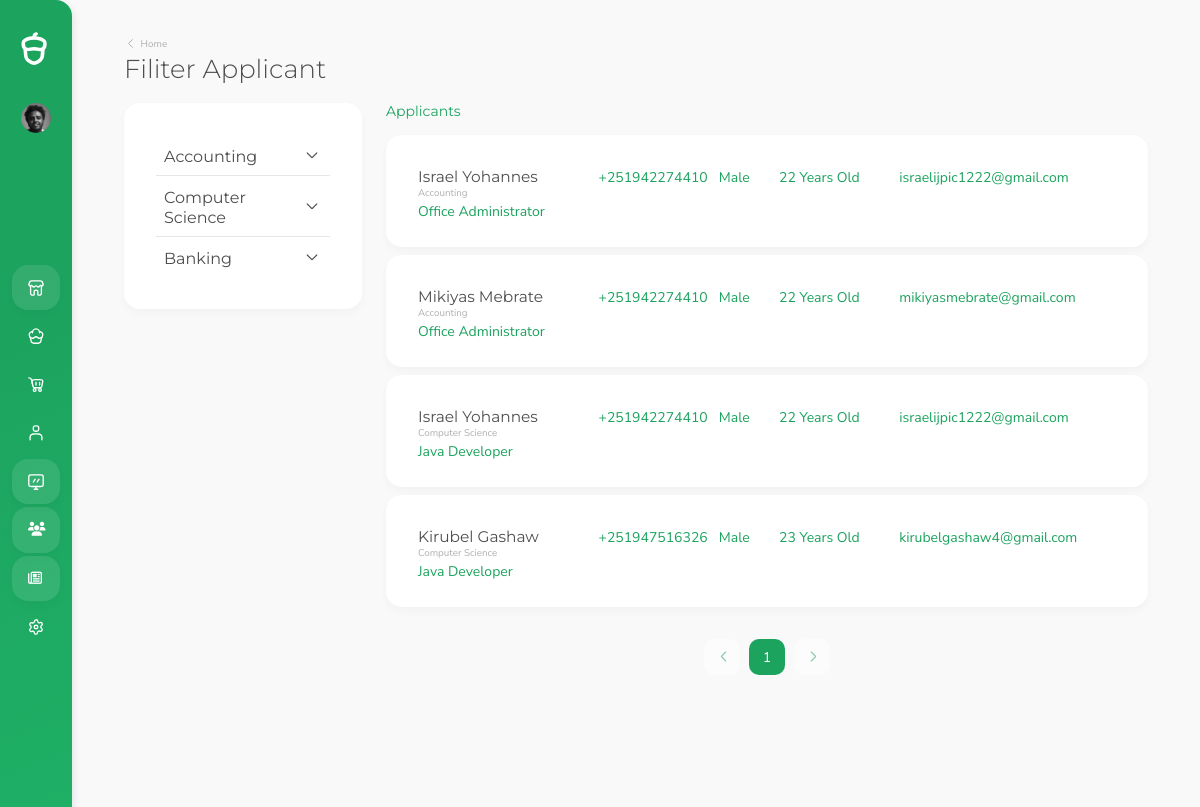
Before: /user-admin/applicant/ (signed in) with the older database file.
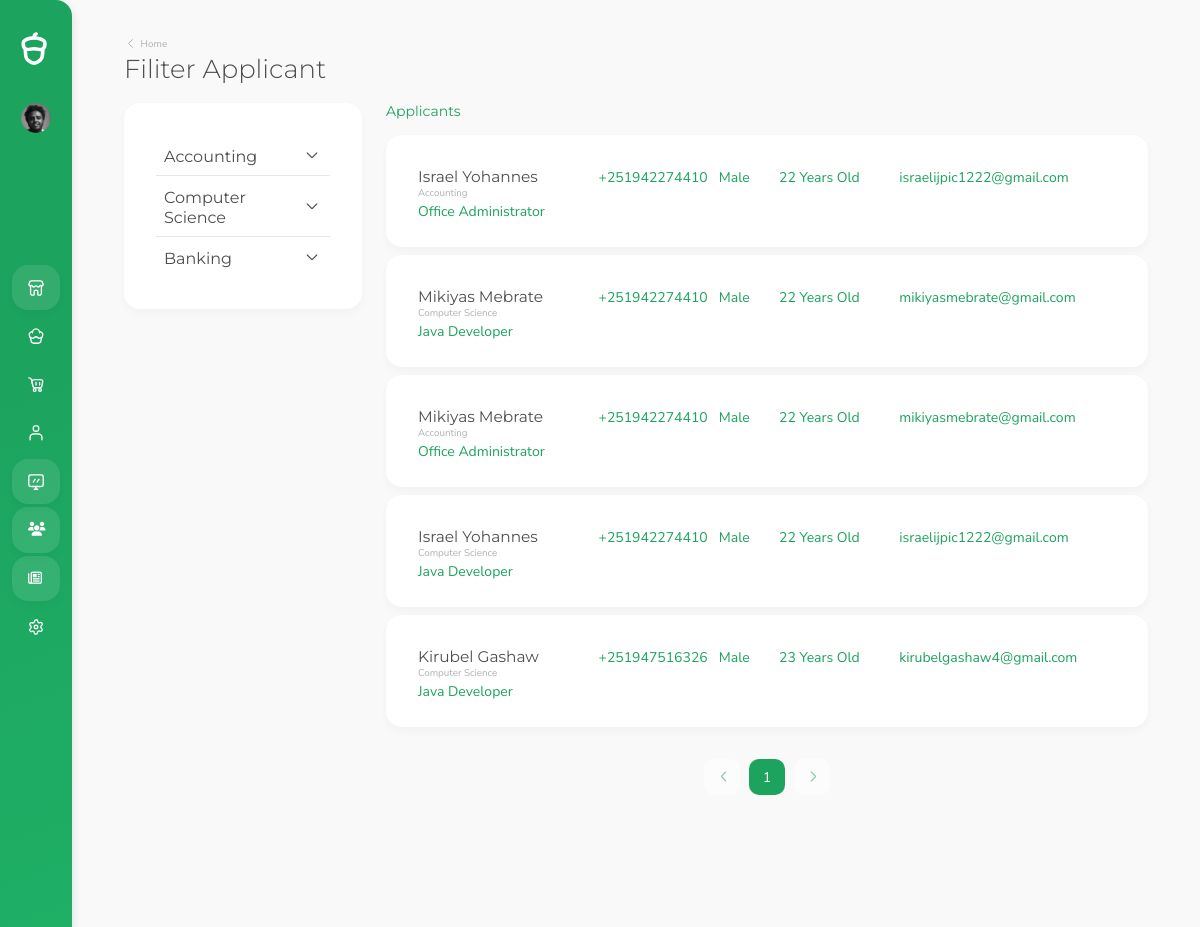
After: the same page with the newer database file.
### Recruitment_System/models.py (models this page shows, shortened)
class Sector(models.Model):
    name = models.CharField(max_length=50, unique=True)
    slug = models.SlugField(unique=True, blank=True,  max_length=200)

class Application(models.Model):
    user = models.ForeignKey(CustomUser, on_delete=models.SET_NULL, null=True)  # Related with Candidate
    job = models.ForeignKey(Job_Posting, on_delete=models.SET_NULL, null=True)  # Related with Job_Post
    date_applied = models.DateField(auto_now_add=True) # Select Option from application_status
    status = models.CharField(max_length=15, choices=application_status, default='pending')
    slug = models.SlugField(unique=True, null=True, blank=True, max_length=200)
    class Meta:
       ordering = ['-date_applied']

class Candidate(models.Model):
    user = models.OneToOneField(CustomUser, on_delete=models.SET_NULL, null=True)
    first_name = models.CharField(max_length=20)
    last_name = models.CharField(max_length=20)
    gender = models.CharField(max_length=10, choices=gender_list)
    date_of_birth = models.DateField()
    email = models.EmailField(max_length=40)
    phone1 = PhoneNumberField()
    phone2 = PhoneNumberField(blank = True)
    address = models.CharField(max_length=100)
    linked_in = models.URLField(blank=True, null=True)
    git_hub = models.URLField(blank=True, null=True)
    country = models.CharField(max_length=20)
    city = models.CharField(max_length=20)
    zip_code = models.CharField(max_length=10, blank=True, null=True)
    photo = models.ImageField(upload_to='Candidate/photo', null=True, blank=True)
    resume = models.FileField(upload_to='Candidate/Resume', null=True, blank=True)
    about = models.TextField()
    skill = models.ManyToManyField("Skill", blank=False)
    slug = models.SlugField(unique=True, blank=True,  max_length=200)
    date_created = models.DateField(auto_now_add=True)
    date_modified = models.DateTimeField(auto_now=True)
    def age(self):
        date = datetime.datetime.now()
        today = date.today()
        return today.year - self.date_of_birth.year - ((today.month, today.day) < (self.date_of_birth.month, self.date_of_birth.day))

class Job_Posting(models.Model):
    title = models.CharField(max_length=50)
    sector = models.ForeignKey(Sector, on_delete=models.SET_NULL, null=True)  # Related With Sector
    description = FroalaField()
    vacancies = models.IntegerField()
    experience = models.CharField(max_length=20)
    skills = models.ManyToManyField(Skill)
    location = models.CharField(max_length=200)
    salary_range_start = models.FloatField()
    salary_range_final = models.FloatField()
    type = models.CharField( choices=job_type, max_length=30)
    job_status = models.BooleanField(default=False)
    date_posted = models.DateTimeField(auto_now_add=True)
    date_closed = models.DateField()
    slug = models.SlugField(unique=True,  max_length=200, blank=True)
    class Meta:
        ordering = ['-date_posted','-date_closed']
    def count_interview_pending(self) -> int:
        applicant = Application.objects.filter(status='pending', job__id = self.id).count()
        return applicant

### Account/decorators.py (the view)
    def wrapper_func(request, *args, **kwargs):
        if request.user.is_superuser or request.user.is_admin:
            return view_func(request, *args, **kwargs)
        else:
            return HttpResponse('You are not authorized to access this content.')

### UserAdmin/views.py (called while the page is built)
@login_required
@admin_user_required
def applicant_all(request):
    job_post = Job_Posting.objects.filter(job_status =True)
    sector = Sector.objects.filter()
    applicants = Application.objects.filter(job__job_status =True)
    paginator = Paginator(applicants,15)
    page_number = request.GET.get('page')
    page = paginator.get_page(page_number)
    context = {
        'sectors' : sector,
        'job_list' : job_post,
        'applicants' : page,
    }
    return render(request, 'admin-user/applicant-sector.html', context)

### UserAdmin/templates/admin-user/applicant-sector.html (shortened to what the changed rows need)
{% load static %}
<!DOCTYPE html>
<html lang="en" data-footer="true">
<head>
  {% include 'admin-user/include/head.html'%}
</head>
<body>
  <div id="root">
    <main>
      <div class="container">
        <div class="page-title-container">
          <div class="row">
            <div class="col-auto mb-3 mb-md-0 me-auto">
              <div class="w-auto sw-md-30">
                <h1 class="mb-0 pb-0 display-4" id="title">Filiter Applicant</h1>
              </div>
            </div>
          </div>
        </div>
        <div class="row">
          <div class="col-12 col-xl-3 d-none d-xl-block mb-5">
            <div class="card">
              <div class="card-body d-flex flex-column justify-content-between" id="menuColumn">
                <div class="accordion accordion-flush" id="accordionFlushExample">
                  {% for sector in sectors %}
                  <div class="accordion-item ">
                    <h2 class="fs-6 accordion-header p-0" id="flush-heading{{forloop.counter}}">
                      <button class="accordion-button collapsed p-2 mt-1" type="button" data-bs-toggle="collapse"
                        data-bs-target="#flush-collapse{{forloop.counter}}" aria-expanded="false"
                        aria-controls="flush-collapse{{forloop.counter}}">
                        {{sector.name}}
                      </button>
                    </h2>
                  </div>
                  {% endfor %}
                </div>
              </div>
            </div>
          </div>
          <div class="col-12 col-xl-9 mb-5">
            <div class="row">
              <div class="col-12 col-lg order-1 order-lg-0">
                <h2 class="small-title">Applicants </h2>
                <div class="mb-5">
                  {% if applicants %}
                  {% for applicant in applicants%}
                  <a href="{% url 'applicant_detail' slug=applicant.user.candidate.slug slug2=applicant.job.slug %}" class="card mb-2">
                    <div class="row g-0 sh-18 sh-md-14">
                      <div class="col position-relative h-100">
                        <div class="card-body">
                          <div class="row h-100">
                            <div class="col-12 col-md-3  mb-2 mb-md-0 d-flex align-items-center">
                              <div class="pt-0 pb-0 pe-2">
                                <div class="h5 mb-0 clamp-line" data-line="1">
                                  {{applicant.user.candidate.first_name}} {{applicant.user.candidate.last_name}}
                                </div>
                                <div class="text-muted text-small">
                                  {{applicant.job.sector.name}}
                                </div>
                                <div class="mb-0 sw-19">{{applicant.job.title}}</div>
                              </div>
                            </div>
                            <div class="col-6 col-md-2 pe-0 text-center">
                              <div class="input-group spinner sw-11" data-trigger="spinner">
                                {{applicant.user.candidate.phone1}}
                              </div>
                            </div>
                            <div class="col-6 col-md-1 pe-0 text-center">
                              <div class="input-group spinner sw-11" data-trigger="spinner">
                                {{applicant.user.candidate.get_gender_display}}
                              </div>
                            </div>
                            <div class="col-6 col-md-2 pe-0 text-center">
                              <div class="input-group spinner sw-11" data-trigger="spinner">
                                {{applicant.user.candidate.age}} Years Old
                              </div>
                            </div>
                            <div class="col-6 col-md-2 pe-0 text-center">
                              <div class="input-group spinner sw-11" data-trigger="spinner">
                                {{applicant.user.candidate.email}}
                              </div>
                            </div>
                          </div>
                        </div>
                      </div>
                    </div>
                  </a>
                  {% endfor %}
                  {% endif %}
                </div>
              </div>
            </div>
          </div>
        </div>
      </div>
    </main>
  </div>
</body>
</html>

Changed rows visible on the page:
added Application: user.candidate.first_name "Mikiyas", user.candidate.last_name "Mebrate", job.sector.name "Computer Science", job "Java Developer", user.candidate.phone1 "+251942274410", user.candidate.gender "Male", user.candidate.age "22", user.candidate.email "mikiyasmebrate@gmail.com"
